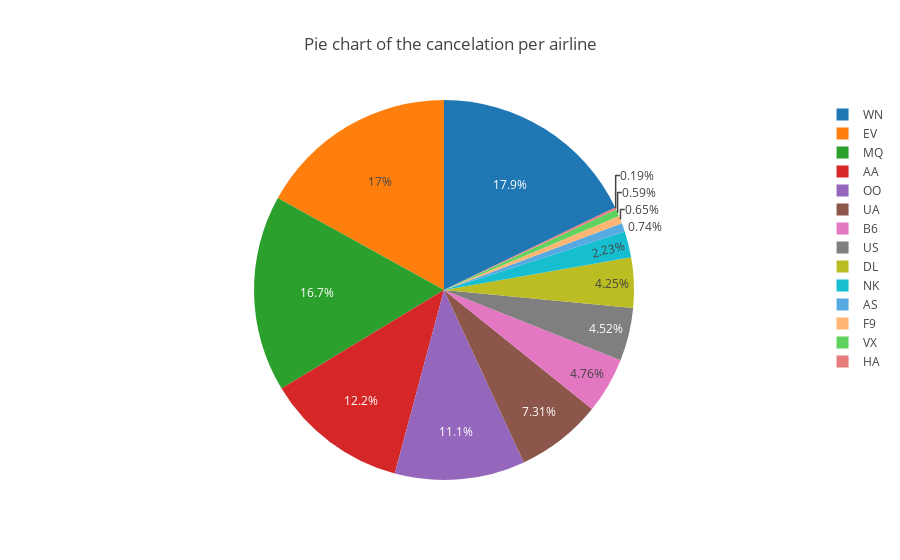

Notebook code for this chart:
### Markdown cell above
This pie chart represents the Flights cancelled grouped by airline. This will allow us to visualize which airline causes the most cancelation. This is done by taking our flight data cancelation table and joining it with the table airline to get more information about the flights. From the results we can see that WN has the most cancelation which is predictable since the airline has the most flights in total. Then EV and MQ are next.

### Code cell
airline_cancel = flight_data_cancelation.groupby(['airline'])['count'].count().to_frame()

values = airline_cancel['count'].tolist()
labels = airline_cancel.index.tolist()

total_c =0
for i in values:
    total_c = i + total_c
    
total_ratio = [round(i / total_c * 100, 2) for i in values]

fig = {
    'data': [{'labels': labels,
              'values': total_ratio,
              'type': 'pie',
              'hoverinfo':'label+percent',
             }],

    'layout': {'title': 'Pie chart of the cancelation per airline'}
     }

iplot(fig)

### Figure 1 — Plotly figure (JSON) as saved in the notebook; plotly's stock layout.template omitted (floating-point values rounded to 4 significant figures)
{"data": [{"hoverinfo": "label+percent", "labels": ["AA", "AS", "B6", "DL", "EV", "F9", "HA", "MQ", "NK", "OO", "UA", "US", "VX", "WN"], "type": "pie", "values": [12.15, 0.74, 4.76, 4.25, 16.95, 0.65, 0.19, 16.72, 2.23, 11.08, 7.31, 4.52, 0.59, 17.85]}], "layout": {"title": "Pie chart of the cancelation per airline"}}
